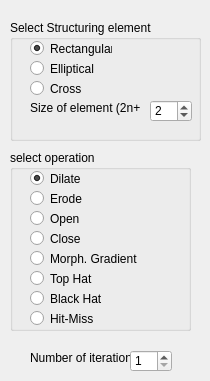
    <widget class="QWidget" name="morph_tab">
     <attribute name="title">
      <string>Morphology</string>
     </attribute>
     <widget class="QGroupBox" name="groupBox_3">
      <property name="geometry">
       <rect>
        <x>10</x>
        <y>20</y>
        <width>191</width>
        <height>121</height>
       </rect>
      </property>
      <property name="title">
       <string>Select Structuring element</string>
      </property>
      <widget class="QRadioButton" name="strelerect_radio">
       <property name="geometry">
        <rect>
         <x>20</x>
         <y>20</y>
         <width>82</width>
         <height>17</height>
        </rect>
       </property>
       <property name="text">
        <string>Rectangular</string>
       </property>
       <property name="checked">
        <bool>true</bool>
       </property>
      </widget>
      <widget class="QRadioButton" name="streleellip_radio">
       <property name="geometry">
        <rect>
         <x>20</x>
         <y>40</y>
         <width>82</width>
         <height>17</height>
        </rect>
       </property>
       <property name="text">
        <string>Elliptical</string>
       </property>
      </widget>
      <widget class="QRadioButton" name="strelecross_radio">
       <property name="geometry">
        <rect>
         <x>20</x>
         <y>60</y>
         <width>82</width>
         <height>17</height>
        </rect>
       </property>
       <property name="text">
        <string>Cross</string>
       </property>
      </widget>
      <widget class="QLabel" name="label_7">
       <property name="geometry">
        <rect>
         <x>20</x>
         <y>80</y>
         <width>111</width>
         <height>16</height>
        </rect>
       </property>
       <property name="text">
        <string>Size of element (2n+1)</string>
       </property>
      </widget>
      <widget class="QSpinBox" name="elesize_spin">
       <property name="geometry">
        <rect>
         <x>140</x>
         <y>80</y>
         <width>42</width>
         <height>22</height>
        </rect>
       </property>
       <property name="minimum">
        <number>1</number>
       </property>
       <property name="maximum">
        <number>30</number>
       </property>
       <property name="value">
        <number>2</number>
       </property>
      </widget>
     </widget>
     <widget class="QLabel" name="label_8">
      <property name="geometry">
       <rect>
        <x>30</x>
        <y>350</y>
        <width>101</width>
        <height>16</height>
       </rect>
      </property>
      <property name="text">
       <string>Number of iterations</string>
      </property>
     </widget>
     <widget class="QGroupBox" name="groupBox_4">
      <property name="geometry">
       <rect>
        <x>10</x>
        <y>150</y>
        <width>181</width>
        <height>181</height>
       </rect>
      </property>
      <property name="title">
       <string>select operation</string>
      </property>
      <widget class="QRadioButton" name="dilate_radio">
       <property name="geometry">
        <rect>
         <x>20</x>
         <y>20</y>
         <width>82</width>
         <height>17</height>
        </rect>
       </property>
       <property name="text">
        <string>Dilate</string>
       </property>
       <property name="checked">
        <bool>true</bool>
       </property>
      </widget>
      <widget class="QRadioButton" name="erode_radio">
       <property name="geometry">
        <rect>
         <x>20</x>
         <y>40</y>
         <width>82</width>
         <height>17</height>
        </rect>
       </property>
       <property name="text">
        <string>Erode</string>
       </property>
      </widget>
      <widget class="QRadioButton" name="open_radio">
       <property name="geometry">
        <rect>
         <x>20</x>
         <y>60</y>
         <width>82</width>
         <height>17</height>
        </rect>
       </property>
       <property name="text">
        <string>Open</string>
       </property>
      </widget>
      <widget class="QRadioButton" name="close_radio">
       <property name="geometry">
        <rect>
         <x>20</x>
         <y>80</y>
         <width>82</width>
         <height>17</height>
        </rect>
       </property>
       <property name="text">
        <string>Close</string>
       </property>
      </widget>
      <widget class="QRadioButton" name="gradient_radio">
       <property name="geometry">
        <rect>
         <x>20</x>
         <y>100</y>
         <width>121</width>
         <height>17</height>
        </rect>
       </property>
       <property name="text">
        <string>Morph. Gradient</string>
       </property>
      </widget>
      <widget class="QRadioButton" name="tophat_radio">
       <property name="geometry">
        <rect>
         <x>20</x>
         <y>120</y>
         <width>82</width>
         <height>17</height>
        </rect>
       </property>
       <property name="text">
        <string>Top Hat</string>
       </property>
      </widget>
      <widget class="QRadioButton" name="blackhat_radio">
       <property name="geometry">
        <rect>
         <x>20</x>
         <y>140</y>
         <width>82</width>
         <height>17</height>
        </rect>
       </property>
       <property name="text">
        <string>Black Hat</string>
       </property>
      </widget>
      <widget class="QRadioButton" name="hitmiss_radio">
       <property name="geometry">
        <rect>
         <x>20</x>
         <y>160</y>
         <width>82</width>
         <height>17</height>
        </rect>
       </property>
       <property name="text">
        <string>Hit-Miss</string>
       </property>
      </widget>
     </widget>
     <widget class="QSpinBox" name="morphiter_spin">
      <property name="geometry">
       <rect>
        <x>130</x>
        <y>350</y>
        <width>42</width>
        <height>22</height>
       </rect>
      </property>
      <property name="minimum">
       <number>1</number>
      </property>
      <property name="maximum">
       <number>30</number>
      </property>
     </widget>
    </widget>
